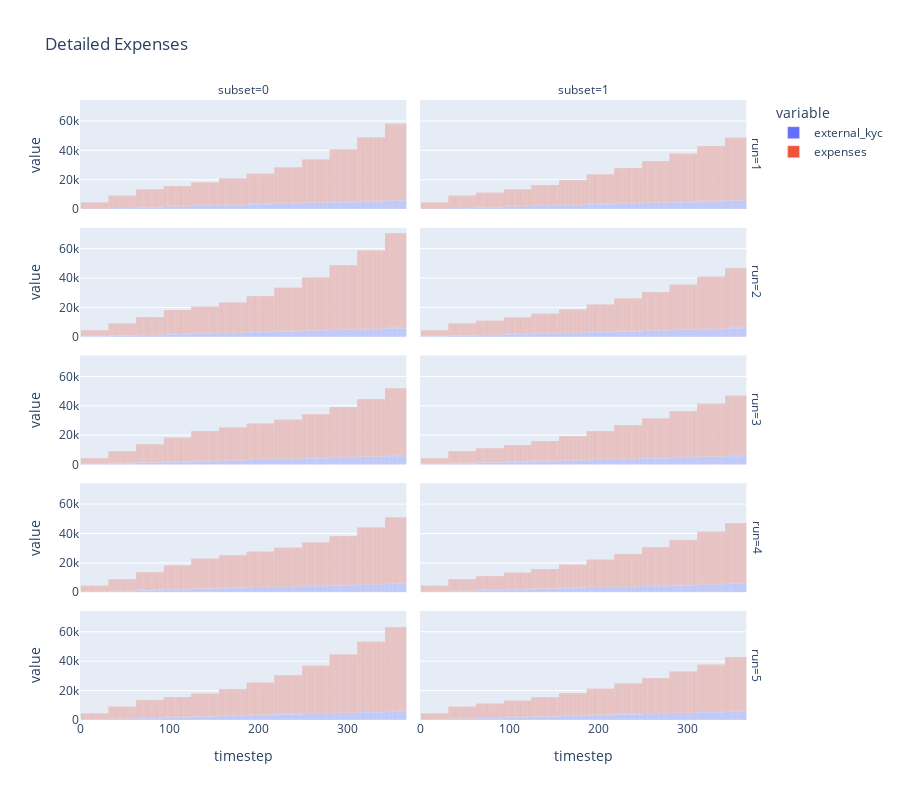

This figure's notebook cell:
### Code cell
px.bar(
    df,
    x='timestep', # Variable on the horizontal axis
    y=['external_kyc', 'expenses'], # Variables on the vertical axis
    facet_row='run',
    facet_col='subset',
    title='Detailed Expenses',
    height=800,
)

### Figure 1 — Plotly figure (JSON) as saved in the notebook; plotly's stock layout.template omitted (floating-point values rounded to 4 significant figures; data arrays with more than 128 entries replaced by an {"elided": "..."} marker saying what was removed)
{"data": [{"alignmentgroup": "True", "hovertemplate": "variable=external_kyc<br>run=1<br>subset=0<br>timestep=%{x}<br>value=%{y}<extra></extra>", "legendgroup": "external_kyc", "marker": {"color": "#636efa"}, "name": "external_kyc", "offsetgroup": "external_kyc", "orientation": "v", "showlegend": true, "textposition": "auto", "type": "bar", "x": {"elided": "366 int values"}, "xaxis": "x9", "y": {"elided": "366 int values"}, "yaxis": "y9"}, {"alignmentgroup": "True", "hovertemplate": "variable=external_kyc<br>run=1<br>subset=1<br>timestep=%{x}<br>value=%{y}<extra></extra>", "legendgroup": "external_kyc", "marker": {"color": "#636efa"}, "name": "external_kyc", "offsetgroup": "external_kyc", "orientation": "v", "showlegend": false, "textposition": "auto", "type": "bar", "x": {"elided": "366 int values"}, "xaxis": "x10", "y": {"elided": "366 int values"}, "yaxis": "y10"}, {"alignmentgroup": "True", "hovertemplate": "variable=external_kyc<br>run=2<br>subset=0<br>timestep=%{x}<br>value=%{y}<extra></extra>", "legendgroup": "external_kyc", "marker": {"color": "#636efa"}, "name": "external_kyc", "offsetgroup": "external_kyc", "orientation": "v", "showlegend": false, "textposition": "auto", "type": "bar", "x": {"elided": "366 int values"}, "xaxis": "x7", "y": {"elided": "366 int values"}, "yaxis": "y7"}, {"alignmentgroup": "True", "hovertemplate": "variable=external_kyc<br>run=2<br>subset=1<br>timestep=%{x}<br>value=%{y}<extra></extra>", "legendgroup": "external_kyc", "marker": {"color": "#636efa"}, "name": "external_kyc", "offsetgroup": "external_kyc", "orientation": "v", "showlegend": false, "textposition": "auto", "type": "bar", "x": {"elided": "366 int values"}, "xaxis": "x8", "y": {"elided": "366 int values"}, "yaxis": "y8"}, {"alignmentgroup": "True", "hovertemplate": "variable=external_kyc<br>run=3<br>subset=0<br>timestep=%{x}<br>value=%{y}<extra></extra>", "legendgroup": "external_kyc", "marker": {"color": "#636efa"}, "name": "external_kyc", "offsetgroup": "external_kyc", "orientation": "v", "showlegend": false, "textposition": "auto", "type": "bar", "x": {"elided": "366 int values"}, "xaxis": "x5", "y": {"elided": "366 int values"}, "yaxis": "y5"}, {"alignmentgroup": "True", "hovertemplate": "variable=external_kyc<br>run=3<br>subset=1<br>timestep=%{x}<br>value=%{y}<extra></extra>", "legendgroup": "external_kyc", "marker": {"color": "#636efa"}, "name": "external_kyc", "offsetgroup": "external_kyc", "orientation": "v", "showlegend": false, "textposition": "auto", "type": "bar", "x": {"elided": "366 int values"}, "xaxis": "x6", "y": {"elided": "366 int values"}, "yaxis": "y6"}, {"alignmentgroup": "True", "hovertemplate": "variable=external_kyc<br>run=4<br>subset=0<br>timestep=%{x}<br>value=%{y}<extra></extra>", "legendgroup": "external_kyc", "marker": {"color": "#636efa"}, "name": "external_kyc", "offsetgroup": "external_kyc", "orientation": "v", "showlegend": false, "textposition": "auto", "type": "bar", "x": {"elided": "366 int values"}, "xaxis": "x3", "y": {"elided": "366 int values"}, "yaxis": "y3"}, {"alignmentgroup": "True", "hovertemplate": "variable=external_kyc<br>run=4<br>subset=1<br>timestep=%{x}<br>value=%{y}<extra></extra>", "legendgroup": "external_kyc", "marker": {"color": "#636efa"}, "name": "external_kyc", "offsetgroup": "external_kyc", "orientation": "v", "showlegend": false, "textposition": "auto", "type": "bar", "x": {"elided": "366 int values"}, "xaxis": "x4", "y": {"elided": "366 int values"}, "yaxis": "y4"}, {"alignmentgroup": "True", "hovertemplate": "variable=external_kyc<br>run=5<br>subset=0<br>timestep=%{x}<br>value=%{y}<extra></extra>", "legendgroup": "external_kyc", "marker": {"color": "#636efa"}, "name": "external_kyc", "offsetgroup": "external_kyc", "orientation": "v", "showlegend": false, "textposition": "auto", "type": "bar", "x": {"elided": "366 int values"}, "xaxis": "x", "y": {"elided": "366 int values"}, "yaxis": "y"}, {"alignmentgroup": "True", "hovertemplate": "variable=external_kyc<br>run=5<br>subset=1<br>timestep=%{x}<br>value=%{y}<extra></extra>", "legendgroup": "external_kyc", "marker": {"color": "#636efa"}, "name": "external_kyc", "offsetgroup": "external_kyc", "orientation": "v", "showlegend": false, "textposition": "auto", "type": "bar", "x": {"elided": "366 int values"}, "xaxis": "x2", "y": {"elided": "366 int values"}, "yaxis": "y2"}, {"alignmentgroup": "True", "hovertemplate": "variable=expenses<br>run=1<br>subset=0<br>timestep=%{x}<br>value=%{y}<extra></extra>", "legendgroup": "expenses", "marker": {"color": "#EF553B"}, "name": "expenses", "offsetgroup": "expenses", "orientation": "v", "showlegend": true, "textposition": "auto", "type": "bar", "x": {"elided": "366 int values"}, "xaxis": "x9", "y": {"elided": "366 float values"}, "yaxis": "y9"}, {"alignmentgroup": "True", "hovertemplate": "variable=expenses<br>run=1<br>subset=1<br>timestep=%{x}<br>value=%{y}<extra></extra>", "legendgroup": "expenses", "marker": {"color": "#EF553B"}, "name": "expenses", "offsetgroup": "expenses", "orientation": "v", "showlegend": false, "textposition": "auto", "type": "bar", "x": {"elided": "366 int values"}, "xaxis": "x10", "y": {"elided": "366 float values"}, "yaxis": "y10"}, {"alignmentgroup": "True", "hovertemplate": "variable=expenses<br>run=2<br>subset=0<br>timestep=%{x}<br>value=%{y}<extra></extra>", "legendgroup": "expenses", "marker": {"color": "#EF553B"}, "name": "expenses", "offsetgroup": "expenses", "orientation": "v", "showlegend": false, "textposition": "auto", "type": "bar", "x": {"elided": "366 int values"}, "xaxis": "x7", "y": {"elided": "366 float values"}, "yaxis": "y7"}, {"alignmentgroup": "True", "hovertemplate": "variable=expenses<br>run=2<br>subset=1<br>timestep=%{x}<br>value=%{y}<extra></extra>", "legendgroup": "expenses", "marker": {"color": "#EF553B"}, "name": "expenses", "offsetgroup": "expenses", "orientation": "v", "showlegend": false, "textposition": "auto", "type": "bar", "x": {"elided": "366 int values"}, "xaxis": "x8", "y": {"elided": "366 float values"}, "yaxis": "y8"}, {"alignmentgroup": "True", "hovertemplate": "variable=expenses<br>run=3<br>subset=0<br>timestep=%{x}<br>value=%{y}<extra></extra>", "legendgroup": "expenses", "marker": {"color": "#EF553B"}, "name": "expenses", "offsetgroup": "expenses", "orientation": "v", "showlegend": false, "textposition": "auto", "type": "bar", "x": {"elided": "366 int values"}, "xaxis": "x5", "y": {"elided": "366 float values"}, "yaxis": "y5"}, {"alignmentgroup": "True", "hovertemplate": "variable=expenses<br>run=3<br>subset=1<br>timestep=%{x}<br>value=%{y}<extra></extra>", "legendgroup": "expenses", "marker": {"color": "#EF553B"}, "name": "expenses", "offsetgroup": "expenses", "orientation": "v", "showlegend": false, "textposition": "auto", "type": "bar", "x": {"elided": "366 int values"}, "xaxis": "x6", "y": {"elided": "366 float values"}, "yaxis": "y6"}, {"alignmentgroup": "True", "hovertemplate": "variable=expenses<br>run=4<br>subset=0<br>timestep=%{x}<br>value=%{y}<extra></extra>", "legendgroup": "expenses", "marker": {"color": "#EF553B"}, "name": "expenses", "offsetgroup": "expenses", "orientation": "v", "showlegend": false, "textposition": "auto", "type": "bar", "x": {"elided": "366 int values"}, "xaxis": "x3", "y": {"elided": "366 float values"}, "yaxis": "y3"}, {"alignmentgroup": "True", "hovertemplate": "variable=expenses<br>run=4<br>subset=1<br>timestep=%{x}<br>value=%{y}<extra></extra>", "legendgroup": "expenses", "marker": {"color": "#EF553B"}, "name": "expenses", "offsetgroup": "expenses", "orientation": "v", "showlegend": false, "textposition": "auto", "type": "bar", "x": {"elided": "366 int values"}, "xaxis": "x4", "y": {"elided": "366 float values"}, "yaxis": "y4"}, {"alignmentgroup": "True", "hovertemplate": "variable=expenses<br>run=5<br>subset=0<br>timestep=%{x}<br>value=%{y}<extra></extra>", "legendgroup": "expenses", "marker": {"color": "#EF553B"}, "name": "expenses", "offsetgroup": "expenses", "orientation": "v", "showlegend": false, "textposition": "auto", "type": "bar", "x": {"elided": "366 int values"}, "xaxis": "x", "y": {"elided": "366 float values"}, "yaxis": "y"}, {"alignmentgroup": "True", "hovertemplate": "variable=expenses<br>run=5<br>subset=1<br>timestep=%{x}<br>value=%{y}<extra></extra>", "legendgroup": "expenses", "marker": {"color": "#EF553B"}, "name": "expenses", "offsetgroup": "expenses", "orientation": "v", "showlegend": false, "textposition": "auto", "type": "bar", "x": {"elided": "366 int values"}, "xaxis": "x2", "y": {"elided": "366 float values"}, "yaxis": "y2"}], "layout": {"annotations": [{"font": {}, "showarrow": false, "text": "subset=0", "x": 0.24, "xanchor": "center", "xref": "paper", "y": 1, "yanchor": "bottom", "yref": "paper"}, {"font": {}, "showarrow": false, "text": "subset=1", "x": 0.74, "xanchor": "center", "xref": "paper", "y": 1, "yanchor": "bottom", "yref": "paper"}, {"font": {}, "showarrow": false, "text": "run=5", "textangle": 90, "x": 0.98, "xanchor": "left", "xref": "paper", "y": 0.088, "yanchor": "middle", "yref": "paper"}, {"font": {}, "showarrow": false, "text": "run=4", "textangle": 90, "x": 0.98, "xanchor": "left", "xref": "paper", "y": 0.294, "yanchor": "middle", "yref": "paper"}, {"font": {}, "showarrow": false, "text": "run=3", "textangle": 90, "x": 0.98, "xanchor": "left", "xref": "paper", "y": 0.5, "yanchor": "middle", "yref": "paper"}, {"font": {}, "showarrow": false, "text": "run=2", "textangle": 90, "x": 0.98, "xanchor": "left", "xref": "paper", "y": 0.706, "yanchor": "middle", "yref": "paper"}, {"font": {}, "showarrow": false, "text": "run=1", "textangle": 90, "x": 0.98, "xanchor": "left", "xref": "paper", "y": 0.912, "yanchor": "middle", "yref": "paper"}], "barmode": "relative", "height": 800, "legend": {"title": {"text": "variable"}, "tracegroupgap": 0}, "title": {"text": "Detailed Expenses"}, "xaxis": {"anchor": "y", "domain": [0, 0.48], "title": {"text": "timestep"}}, "xaxis10": {"anchor": "y10", "domain": [0.5, 0.98], "matches": "x", "showticklabels": false}, "xaxis2": {"anchor": "y2", "domain": [0.5, 0.98], "matches": "x", "title": {"text": "timestep"}}, "xaxis3": {"anchor": "y3", "domain": [0, 0.48], "matches": "x", "showticklabels": false}, "xaxis4": {"anchor": "y4", "domain": [0.5, 0.98], "matches": "x", "showticklabels": false}, "xaxis5": {"anchor": "y5", "domain": [0, 0.48], "matches": "x", "showticklabels": false}, "xaxis6": {"anchor": "y6", "domain": [0.5, 0.98], "matches": "x", "showticklabels": false}, "xaxis7": {"anchor": "y7", "domain": [0, 0.48], "matches": "x", "showticklabels": false}, "xaxis8": {"anchor": "y8", "domain": [0.5, 0.98], "matches": "x", "showticklabels": false}, "xaxis9": {"anchor": "y9", "domain": [0, 0.48], "matches": "x", "showticklabels": false}, "yaxis": {"anchor": "x", "domain": [0, 0.176], "title": {"text": "value"}}, "yaxis10": {"anchor": "x10", "domain": [0.824, 1], "matches": "y", "showticklabels": false}, "yaxis2": {"anchor": "x2", "domain": [0, 0.176], "matches": "y", "showticklabels": false}, "yaxis3": {"anchor": "x3", "domain": [0.206, 0.382], "matches": "y", "title": {"text": "value"}}, "yaxis4": {"anchor": "x4", "domain": [0.206, 0.382], "matches": "y", "showticklabels": false}, "yaxis5": {"anchor": "x5", "domain": [0.412, 0.588], "matches": "y", "title": {"text": "value"}}, "yaxis6": {"anchor": "x6", "domain": [0.412, 0.588], "matches": "y", "showticklabels": false}, "yaxis7": {"anchor": "x7", "domain": [0.618, 0.794], "matches": "y", "title": {"text": "value"}}, "yaxis8": {"anchor": "x8", "domain": [0.618, 0.794], "matches": "y", "showticklabels": false}, "yaxis9": {"anchor": "x9", "domain": [0.824, 1], "matches": "y", "title": {"text": "value"}}}}
